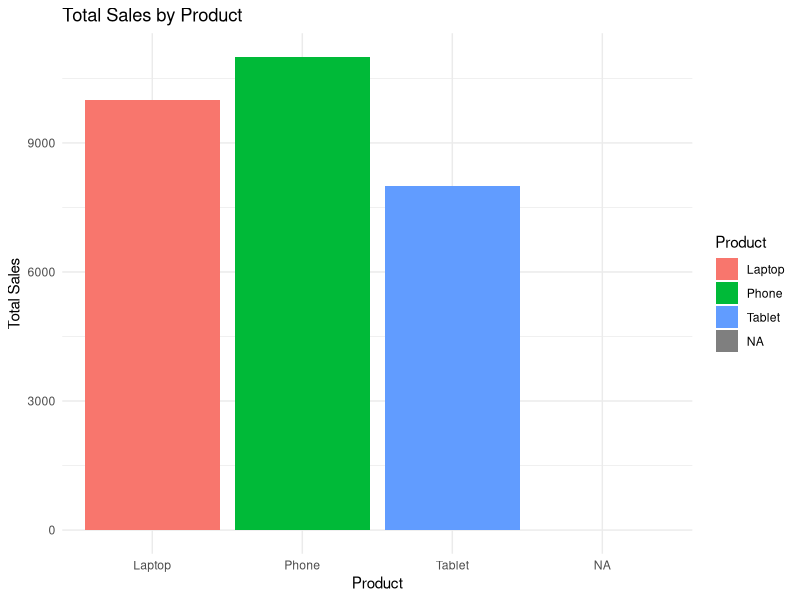
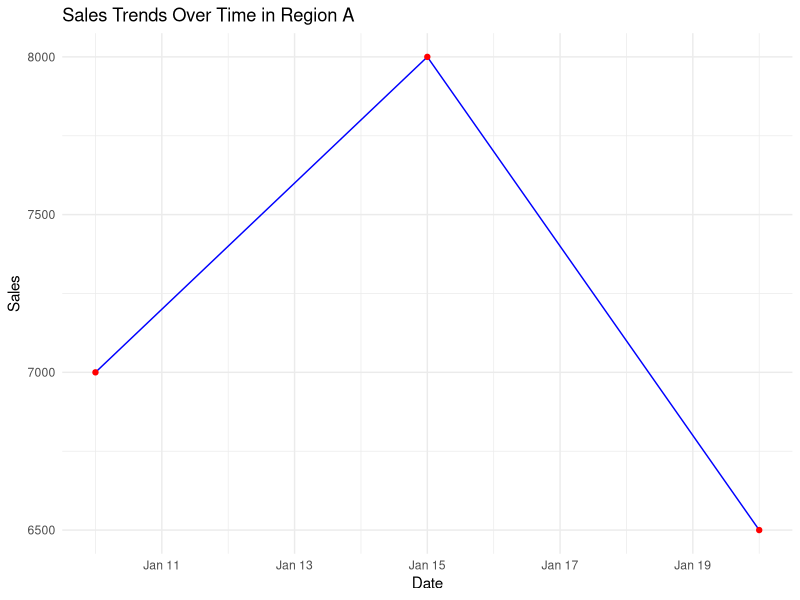

These figures' R source, in order:
# Step 1: Load the dataset
library(readr)
sales_data <- read_csv("sales_data.csv")
head(sales_data)

# Step 2: Display only the Product and Sales columns
product_sales <- sales_data[, c("Product", "Sales")]
print(product_sales)

# Step 3: Filter rows where Sales > 5000
high_sales <- subset(sales_data, Sales > 5000)
print(high_sales)

# Step 4: Group by Region and calculate total sales per region
library(dplyr)
region_sales <- sales_data %>%
  group_by(Region) %>%
  summarise(Total_Sales = sum(Sales))
print(region_sales)

# Step 5: Save the summarized data to a new CSV file
write_csv(region_sales, "region_sales.csv")

# Load necessary libraries
library(ggplot2)
library(dplyr)

# Step 1: Calculate total sales for each product
product_sales_summary <- sales_data %>%
  group_by(Product) %>%
  summarise(Total_Sales = sum(Sales))

# Step 2: Create a bar chart
ggplot(product_sales_summary, aes(x = Product, y = Total_Sales, fill = Product)) +
  geom_bar(stat = "identity") +
  labs(title = "Total Sales by Product",
       x = "Product",
       y = "Total Sales") +
  theme_minimal()

# Step 3: Filter data for Region A and convert Date column
region_a_data <- subset(sales_data, Region == "Region A")
region_a_data$Date <- as.Date(region_a_data$Date, format = "%m/%d/%Y")

# Step 4: Create a line plot
ggplot(region_a_data, aes(x = Date, y = Sales)) +
  geom_line(color = "blue") +
  geom_point(color = "red") +
  labs(title = "Sales Trends Over Time in Region A",
       x = "Date",
       y = "Sales") +
  theme_minimal()